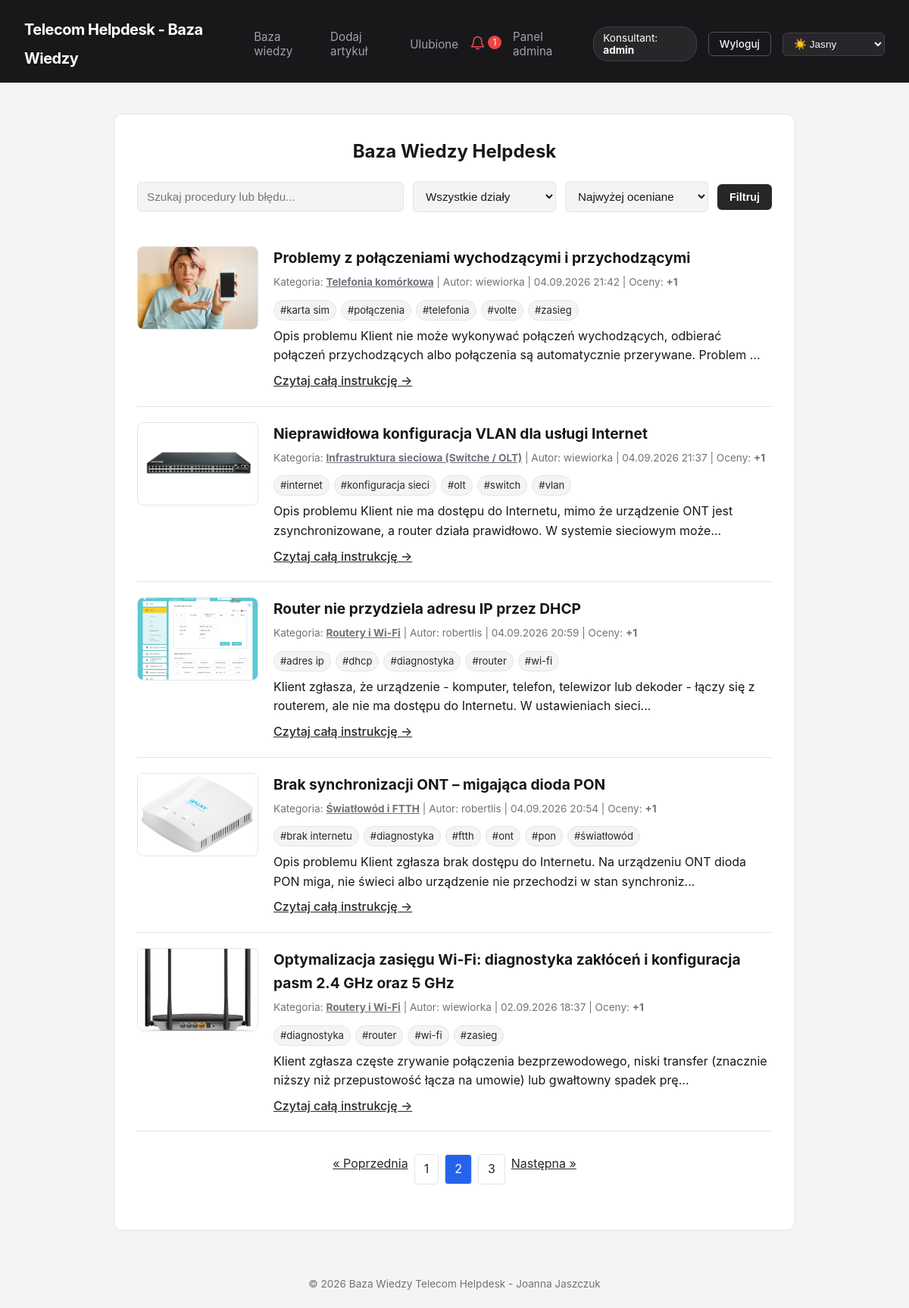
/index.php?page=2 (signed in), run on the app's committed database.
### tables this page shows
CREATE TABLE `articles` (
  `id` int(11) NOT NULL,
  `title` varchar(255) NOT NULL,
  `content` text NOT NULL,
  `image` varchar(255) DEFAULT NULL,
  `category_id` int(11) NOT NULL,
  `user_id` int(11) NOT NULL,
  `is_pinned` tinyint(1) NOT NULL DEFAULT 0,
  `is_archived` tinyint(1) NOT NULL DEFAULT 0,
  `created_at` timestamp NOT NULL DEFAULT current_timestamp()
);

CREATE TABLE `categories` (
  `id` int(11) NOT NULL,
  `name` varchar(100) NOT NULL
);

CREATE TABLE `users` (
  `id` int(11) NOT NULL,
  `username` varchar(50) NOT NULL,
  `password` varchar(255) NOT NULL,
  `role` varchar(20) NOT NULL DEFAULT 'user',
  `is_active` tinyint(1) NOT NULL DEFAULT 1,
  `created_at` timestamp NOT NULL DEFAULT current_timestamp()
);

### includes/tags.php (called while the page is built, shortened)
<?php
function getArticleTags(PDO $pdo, int $articleId): array
{
    $stmt = $pdo->prepare(
        'SELECT t.name
         FROM tags t
         JOIN article_tags at ON at.tag_id = t.id
         WHERE at.article_id = ?
         ORDER BY t.name ASC'
    );
    $stmt->execute([$articleId]);
    return $stmt->fetchAll(PDO::FETCH_COLUMN);
}

### index.php (the view, shortened to what this page needs)
<?php
require_once 'includes/db.php';
require_once 'includes/tags.php';
require_once 'includes/header.php';
$search = trim($_GET['search'] ?? '');
$categoryFilter = (int)($_GET['cat'] ?? 0);
$selectedTags = [];
$selectedTags = array_keys($selectedTags);
$sort = $_GET['sort'] ?? 'popular';
$page = max(1, (int)($_GET['page'] ?? 1));
$perPage = 5;
$countSql = "SELECT COUNT(*) FROM articles a WHERE 1=1";
$countParams = [];
$countStmt = $pdo->prepare($countSql);
$countStmt->execute($countParams);
$totalArticles = (int)$countStmt->fetchColumn();
$totalPages = max(1, (int)ceil($totalArticles / $perPage));
$offset = ($page - 1) * $perPage;
$sql = "SELECT a.*, c.name AS category_name, u.username,
               COUNT(r.id) AS upvotes_count
        FROM articles a
        JOIN categories c ON a.category_id = c.id
        JOIN users u ON a.user_id = u.id
        LEFT JOIN ratings r ON a.id = r.article_id
        WHERE 1=1";
$params = [];
$sql .= " GROUP BY a.id";
if ($sort === 'popular') {
    $sql .= " ORDER BY a.is_pinned DESC, upvotes_count DESC, a.created_at DESC";
} else {
    $sql .= " ORDER BY a.is_pinned DESC, a.created_at DESC";
}
$sql .= " LIMIT " . (int)$perPage . " OFFSET " . (int)$offset;
$stmt = $pdo->prepare($sql);
$stmt->execute($params);
$articles = $stmt->fetchAll();
?>
<h2 class="page-heading">Baza Wiedzy Helpdesk</h2>
<form method="GET" action="index.php" class="filters-form">
    <input type="text" name="search" placeholder="Szukaj procedury lub błędu..." value="<?= htmlspecialchars($search) ?>">
    <select name="cat">
        <option value="0">Wszystkie działy</option>
    </select>
    <select name="sort">
        <option value="popular" <?= $sort === 'popular' ? 'selected' : '' ?>>Najwyżej oceniane</option>
    </select>
    <button type="submit">Filtruj</button>
</form>
<div class="articles-list">
    <?php if (empty($articles)): ?>
        <p>Brak artykułów spełniających kryteria.</p>
    <?php else: ?>
        <?php foreach ($articles as $art): ?>
            <?php $isOutdated = $art['category_name'] === 'Nieaktualne'; ?>
            <article class="article-card" style="<?= $isOutdated ? 'border-left: 4px solid #9ca3af; background: rgba(156, 163, 175, 0.08);' : (!empty($art['is_pinned']) ? 'border-left: 4px solid #f59e0b; background: rgba(245, 158, 11, 0.05);' : '') ?>">
                <?php if (!empty($art['image']) && file_exists('uploads/' . $art['image'])): ?>
                    <div class="article-thumbnail">
                        <a href="article.php?id=<?= $art['id'] ?>">
                            <img src="uploads/<?= htmlspecialchars($art['image']) ?>" alt="<?= htmlspecialchars($art['title']) ?>">
                        </a>
                    </div>
                <?php endif; ?>
                <div class="article-body">
                    <h3>
                        <a href="article.php?id=<?= $art['id'] ?>" class="<?= $isOutdated ? 'outdated-title' : '' ?>"><?= htmlspecialchars($art['title']) ?></a>
                    </h3>
                    <p class="article-meta">
                        Kategoria:
                        <a class="category-link" href="index.php?cat=<?= $art['category_id'] ?>"><strong><?= htmlspecialchars($art['category_name']) ?></strong></a>
                        | Autor: <?= htmlspecialchars($art['username']) ?>
                        | <?= date('d.m.Y H:i', strtotime($art['created_at'])) ?>
                        | Oceny: <strong><?= $isOutdated ? '0' : '+' . (int)$art['upvotes_count'] ?></strong>
                    </p>
                    <?php $articleTags = getArticleTags($pdo, (int)$art['id']); ?>
                    <?php if (!empty($articleTags)): ?>
                        <div class="article-tags">
                            <?php foreach ($articleTags as $tag): ?>
                                <?php $tagParams = ['search' => $search, 'cat' => $categoryFilter, 'sort' => $sort, 'tag' => array_values(array_unique(array_merge($selectedTags, [$tag])))]; ?>
                                <a href="index.php?<?= htmlspecialchars(http_build_query($tagParams)) ?>" class="tag-link">#<?= htmlspecialchars($tag) ?></a>
                            <?php endforeach; ?>
                        </div>
                    <?php endif; ?>
                    <p><?= htmlspecialchars(mb_substr($art['content'], 0, 150)) ?>...</p>
                    <a href="article.php?id=<?= $art['id'] ?>" class="read-more">Czytaj całą instrukcję &rarr;</a>
                </div>
            </article>
        <?php endforeach; ?>
        <?php if ($totalPages > 1): ?>
            <div class="pagination" style="display: flex; gap: 8px; justify-content: center; margin: 30px 0;">
                <?php if ($page > 1): ?>
                    <?php $prevParams = array_merge($_GET, ['page' => $page - 1]); ?>
                    <a href="index.php?<?= http_build_query($prevParams) ?>" class="page-link">&laquo; Poprzednia</a>
                <?php endif; ?>
                <?php for ($i = 1; $i <= $totalPages; $i++): ?>
                    <?php $pageParams = array_merge($_GET, ['page' => $i]); ?>
                    <a href="index.php?<?= http_build_query($pageParams) ?>"
                       class="page-link <?= $i === $page ? 'active' : '' ?>"
                       style="padding: 6px 12px; border: 1px solid var(--border-color); text-decoration: none; border-radius: 4px; <?= $i === $page ? 'background: var(--btn-bg, #2563eb); color: #fff;' : '' ?>">
                        <?= $i ?>
                    </a>
                <?php endfor; ?>
                <?php if ($page < $totalPages): ?>
                    <?php $nextParams = array_merge($_GET, ['page' => $page + 1]); ?>
                    <a href="index.php?<?= http_build_query($nextParams) ?>" class="page-link">Następna &raquo;</a>
                <?php endif; ?>
            </div>
        <?php endif; ?>
    <?php endif; ?>
</div>
<?php require_once 'includes/footer.php'; ?>

### assets/css/style.css (style rules this page uses)
:root, [data-theme="light"] { --bg-main: #f4f4f5; --bg-card: #ffffff; --bg-header: #18181b; --text-main: #18181b; --text-muted: #71717a; --border-color: #e4e4e7; --accent: #27272a; --accent-hover: #3f3f46; --accent-text: #ffffff; }
* { box-sizing: border-box; margin: 0; padding: 0; }
body, .container, .main-header, .article-card, button, input, select, textarea { transition: background-color 0.25s ease, color 0.25s ease, border-color 0.25s ease; }
body { font-family: -apple-system, BlinkMacSystemFont, "Segoe UI", Roboto, sans-serif; background-color: var(--bg-main); color: var(--text-main); line-height: 1.6; min-height: 100vh; display: flex; flex-direction: column; }
input[type="text"], input[type="email"], input[type="password"], select, textarea { width: 100%; padding: 10px 12px; margin-top: 6px; border: 1px solid var(--border-color); border-radius: 6px; background-color: var(--bg-main); color: var(--text-main); font-size: 0.95rem; }
button { background-color: var(--accent); color: var(--accent-text); padding: 9px 16px; border: none; border-radius: 6px; font-weight: 600; font-size: 0.9rem; cursor: pointer; text-decoration: none; display: inline-block; }
a { color: var(--accent); }
.category-link { color: var(--text-muted); }
.filters-form { display: flex; gap: 12px; align-items: center; flex-wrap: wrap; margin-bottom: 25px; }
.filters-form input[type="text"] { flex: 2; min-width: 200px; margin-top: 0; }
.filters-form select { flex: 1; min-width: 150px; margin-top: 0; }
.auth-heading, .auth-switch, .page-heading { text-align: center; }
.page-heading { margin-bottom: 20px; }
.article-card { display: flex; gap: 20px; align-items: flex-start; padding: 20px 0; border-bottom: 1px solid var(--border-color); }
.article-thumbnail { flex-shrink: 0; width: 160px; height: 110px; border-radius: 8px; overflow: hidden; border: 1px solid var(--border-color); }
.article-thumbnail img { width: 100%; height: 100%; object-fit: cover; display: block; }
.article-body { flex: 1; }
.article-body h3 a { color: var(--text-main); text-decoration: none; font-size: 1.2rem; }
.article-meta { font-size: 0.85rem; color: var(--text-muted); margin: 6px 0 12px 0; }
.read-more { display: inline-block; margin-top: 8px; font-weight: 500; }
.article-tags { display: flex; flex-wrap: wrap; gap: 6px; margin: 8px 0; }
.tag-link { display: inline-block; padding: 2px 8px; border: 1px solid var(--border-color); border-radius: 999px; color: var(--accent); background: var(--bg-main); font-size: 0.82rem; text-decoration: none; }

### data on the page
articles: image (picture), title "Problemy z połączeniami wychodzącymi i przychodzącymi", category.name "Telefonia komórkowa", user.username "wiewiorka", created_at "04.09.2026 21:42", upvotes_count "1", tag "karta sim", tag "połączenia", tag "telefonia", tag "volte", tag "zasieg", content "Opis problemu Klient nie może wykonywać połączeń wychodzących, odbierać połączeń przychodzących albo połączenia są automatycznie przerywane. Problem"
articles: image (picture), title "Nieprawidłowa konfiguracja VLAN dla usługi Internet", category.name "Infrastruktura sieciowa (Switche / OLT)", user.username "wiewiorka", created_at "04.09.2026 21:37", upvotes_count "1", tag "internet", tag "konfiguracja sieci", tag "olt", tag "switch", tag "vlan", content "Opis problemu Klient nie ma dostępu do Internetu, mimo że urządzenie ONT jest zsynchronizowane, a router działa prawidłowo. W systemie sieciowym może"
articles: image (picture), title "Router nie przydziela adresu IP przez DHCP", category.name "Routery i Wi-Fi", user.username "robertlis", created_at "04.09.2026 20:59", upvotes_count "1", tag "adres ip", tag "dhcp", tag "diagnostyka", tag "router", tag "wi-fi", content "Klient zgłasza, że urządzenie - komputer, telefon, telewizor lub dekoder - łączy się z routerem, ale nie ma dostępu do Internetu. W ustawieniach sieci"
articles: image (picture), title "Brak synchronizacji ONT – migająca dioda PON", category.name "Światłowód i FTTH", user.username "robertlis", created_at "04.09.2026 20:54", upvotes_count "1", tag "brak internetu", tag "diagnostyka", tag "ftth", tag "ont", tag "pon", tag "światłowód", content "Opis problemu Klient zgłasza brak dostępu do Internetu. Na urządzeniu ONT dioda PON miga, nie świeci albo urządzenie nie przechodzi w stan synchroniz"
articles: image (picture), title "Optymalizacja zasięgu Wi-Fi: diagnostyka zakłóceń i konfiguracja pasm 2.4 GHz oraz 5 GHz", category.name "Routery i Wi-Fi", user.username "wiewiorka", created_at "02.09.2026 18:37", upvotes_count "1", tag "diagnostyka", tag "router", tag "wi-fi", tag "zasieg", content "Klient zgłasza częste zrywanie połączenia bezprzewodowego, niski transfer (znacznie niższy niż przepustowość łącza na umowie) lub gwałtowny spadek prę"

### other printed values
$unreadNotifications "1"
$_SESSION['username'] "admin"
